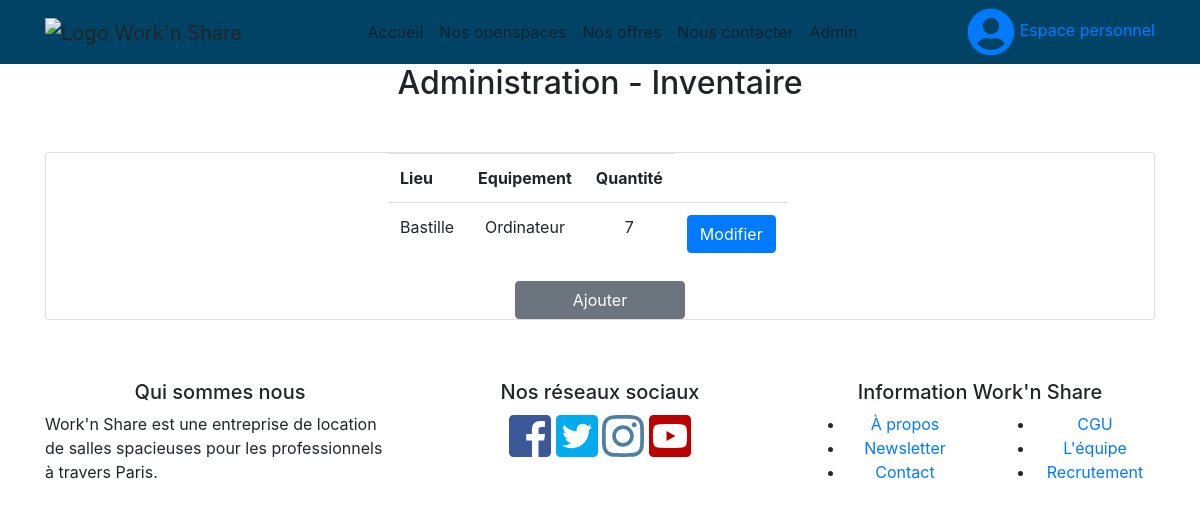
The page /admin_equipments.php on the database as committed earlier.
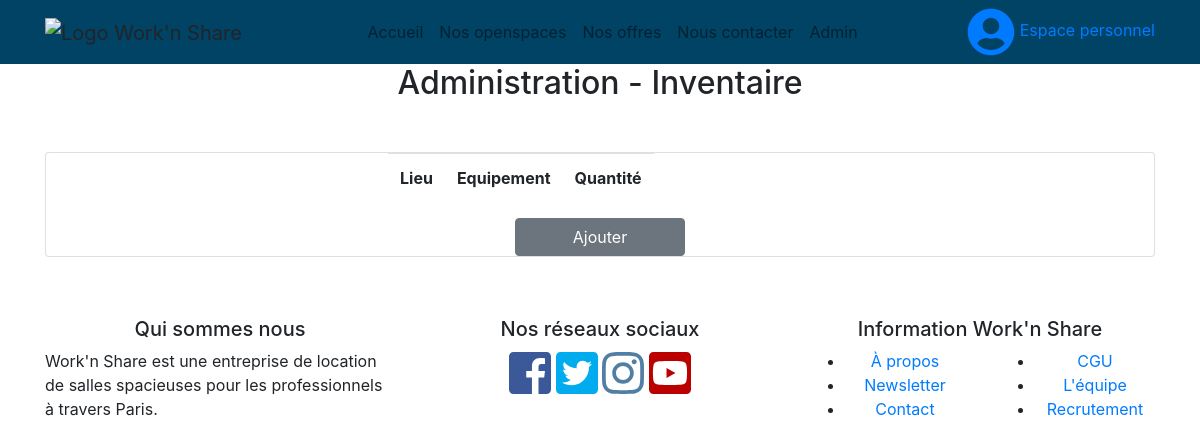
The same page on the database as committed later.
### tables this page shows
CREATE TABLE IF NOT EXISTS `equipment` (
  `id_equipment` int(11) NOT NULL AUTO_INCREMENT,
  `name_equipment` varchar(100) NOT NULL,
  `quantity` int(11) NOT NULL,
  `id_location` int(11) DEFAULT NULL,
  PRIMARY KEY (`id_equipment`)
);

CREATE TABLE IF NOT EXISTS `location` (
  `id_location` int(11) NOT NULL AUTO_INCREMENT,
  `town` varchar(50) NOT NULL,
  `address` varchar(255) NOT NULL,
  PRIMARY KEY (`id_location`)
);

### admin_equipments.php (the view)
<?php
include "assets/include/header.php";
    $db = connectDb();
    $query = $db->prepare("SELECT * FROM EQUIPMENT");
    $query->execute();
    $result = $query->fetchAll();
    function name_town($id,$db){
        $query = $db->prepare("SELECT * FROM LOCATION WHERE id_location=:plop");
        $query->execute(["plop" => $id]);
        $result2 = $query->fetch(PDO::FETCH_ASSOC);
        return $result2['town'];
    }
?>
<section>
    <center><h2>Administration - Inventaire</h2></center>
    <div class="container main-content">
        <div class="row" style="margin-top:50px; margin-bottom:50px;">
            <div class="col-md-12">
                <div class="card-deck">
                    <div class="card" style="padding-left:30%; padding-right:30%;">
                        <table class="table table-responsive table-hover">
                            <tr>
                                <th>Lieu</th>
                                <th>Equipement</th>
                                <th>Quantité</th>
                            </tr>
                            <?php
                                foreach($result as $res){
                                        $db = connectDb();
                                        $name =name_town($res[3],$db);
                                    echo '  <tr>
                                                <td><center>'.$name.'</center></td>
                                                <td><center>'.$res[1].'</center></td>
                                                <td><center>'.$res[2].'</center></td>
                                                <td><a class="btn btn-primary" href="admin_equipments_edit.php?id_equipment='.$res[0].'&id_location='.$res[3].'" role="button">Modifier</a></td>
                                            </tr>';
                                }
                             ?>
                        </table>
                        <a class="btn btn-secondary" href="admin_equipments_add.php" role="button" style="margin-left:30%; margin-right:30%">Ajouter</a>
                    </div>
                </div>
            </div>
        </div>
    </div>
<?php include "assets/include/footer.php"; ?>

Rows that differ between the two databases and show on the page:
removed equipment: id_location.town "Bastille", name_equipment "Ordinateur", quantity "7"
